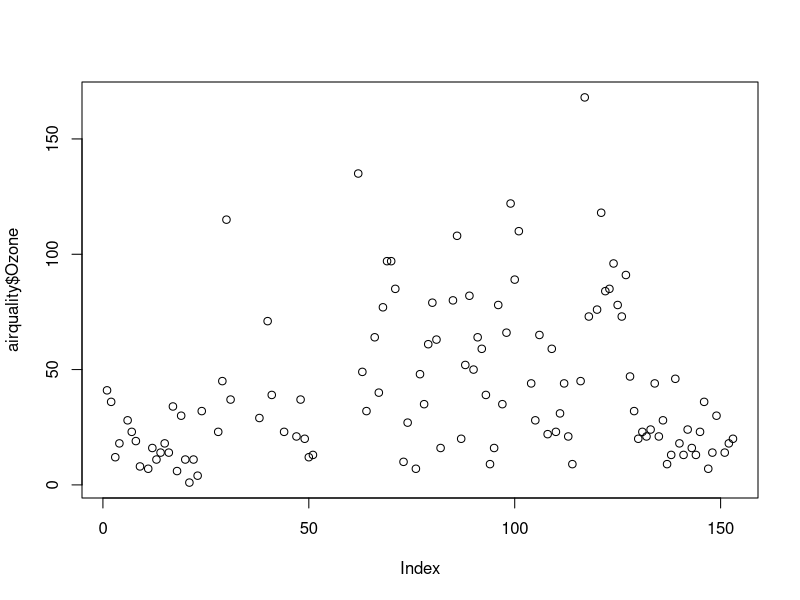
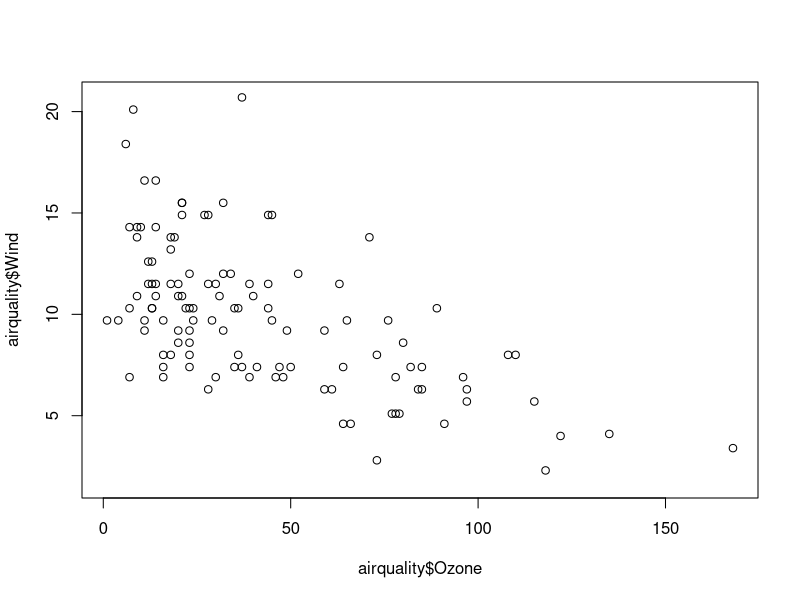
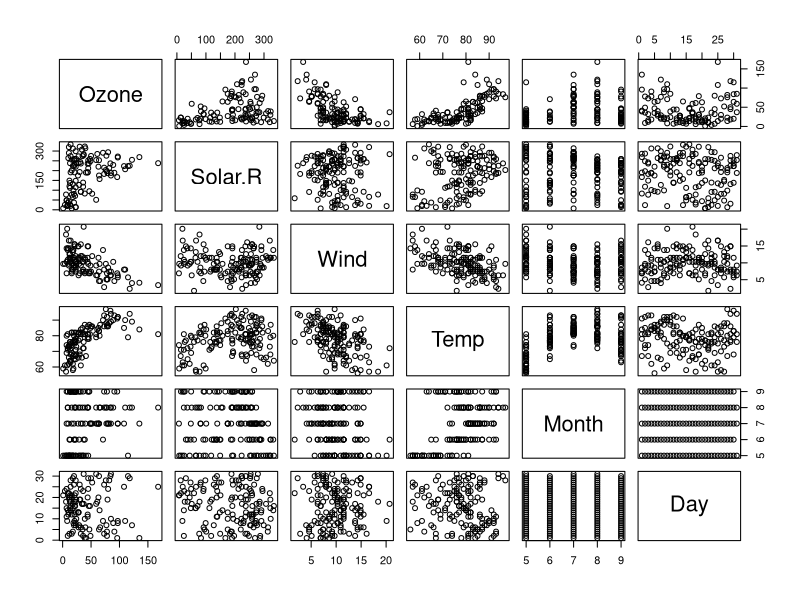
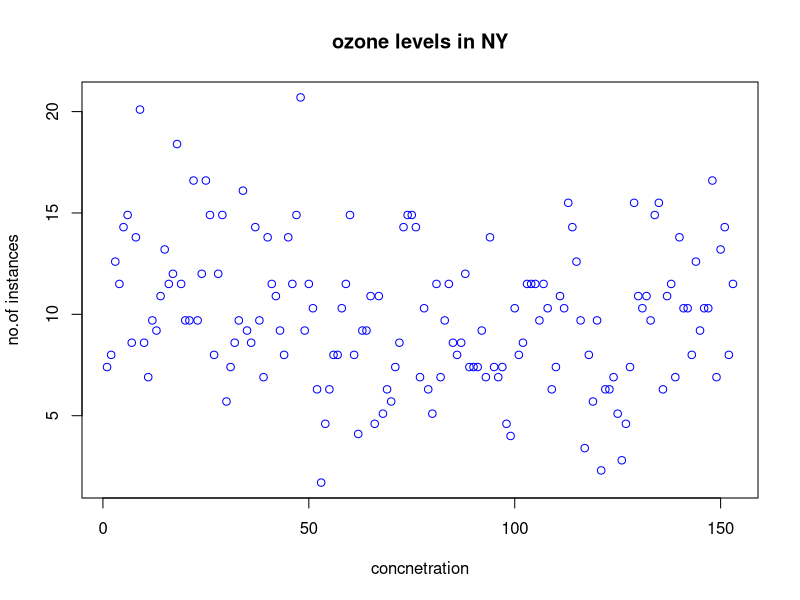
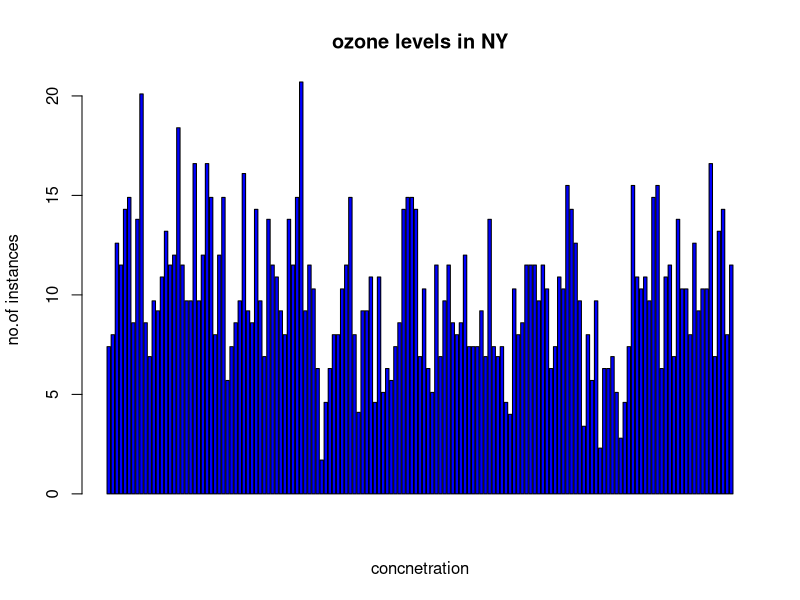
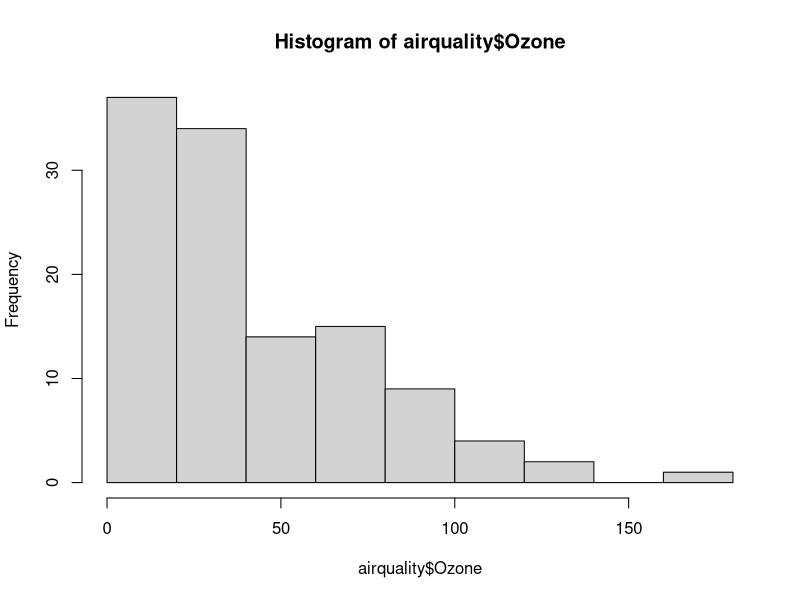
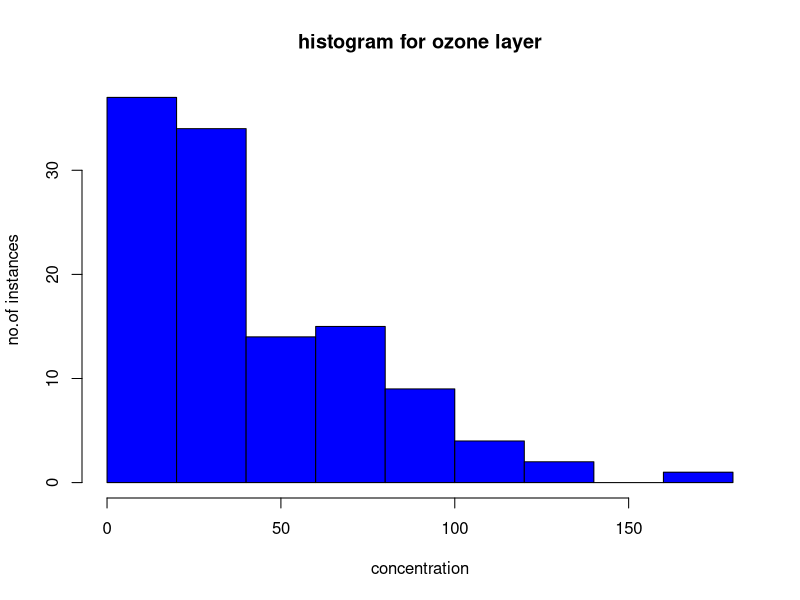
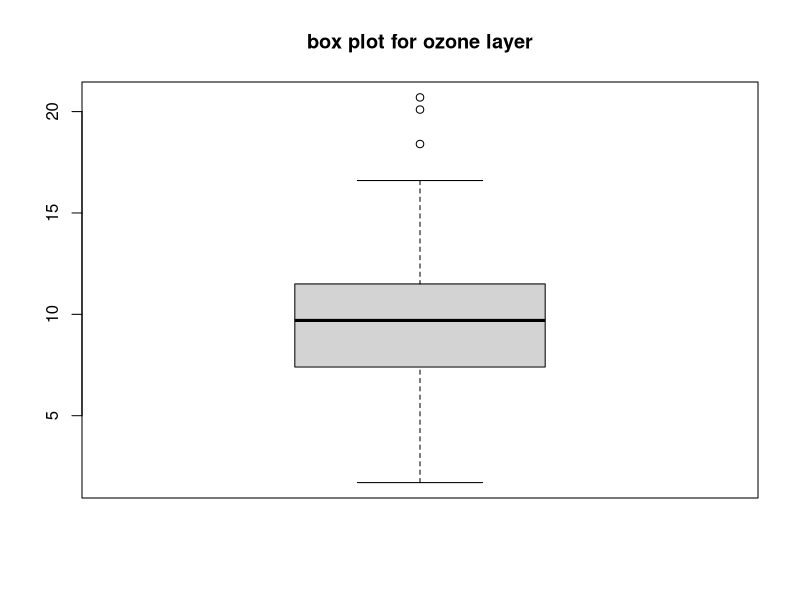

Write R code to recreate these figures, in order.
airquality<-datasets:: airquality
head(airquality,10)
tail(airquality,10)
airquality[,c(3,4)]
airquality[,-6]
airquality$Ozone
summary(airquality$Ozone)
summary(airquality)
plot(airquality$Ozone)
plot(airquality$Ozone, airquality$Wind, type="p")
plot(airquality)
plot(airquality$Wind, xlab = 'concnetration', ylab = 'no.of instances',
     main = 'ozone levels in NY', col = 'blue')
#Horizontal Bar Plot
barplot(airquality$Wind, xlab = 'concnetration', ylab = 'no.of instances',
        main = 'ozone levels in NY', col = 'blue', horiz = F, axes = T)
#Histogram
hist(airquality$Ozone)
hist(airquality$Ozone, xlab = 'concentration', ylab = 'no.of instances', 
     main = 'histogram for ozone layer', col = 'blue')
#Single Box plot
boxplot(airquality$Wind, main = 'box plot for ozone layer')
boxplot.stats(airquality$wind)$out
#Multiple Box plot
boxplot(airquality[,1:4], main = 'boxplot')
#All generated plots in one frame
par(mfrow=c(3,3), mar=c(2,5,2,1),las=0,bty="o")

plot(airquality$Ozone)
plot(airquality$Ozone, airquality$Wind)
plot(airquality$Ozone, type="l")
plot(airquality$Ozone, type="l")
plot(airquality$Ozone, type="l")
barplot(airquality$Ozone, xlab = 'concnetration',
        main = 'ozone levels in NY', col = 'green', horiz = T)
hist(airquality$Solar.R)
boxplot(airquality$Solar.R)
boxplot(airquality[,0:4],main='multiple box plots')







